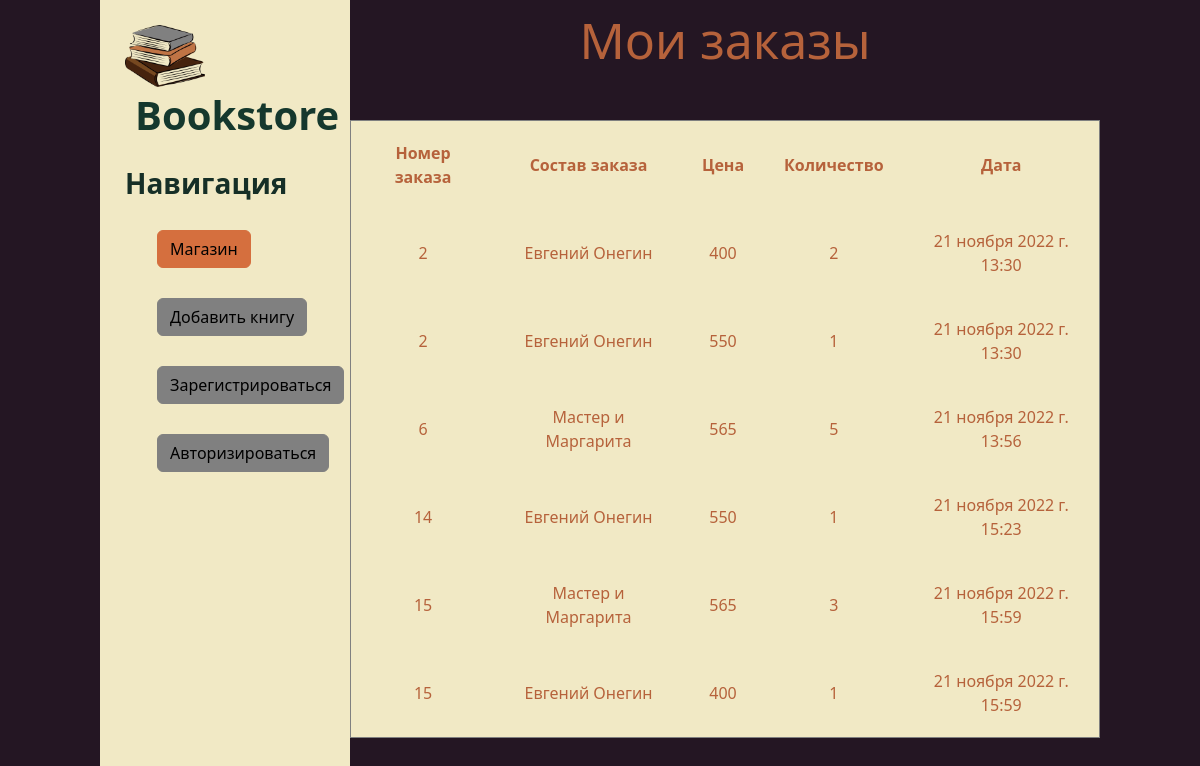
The page /orders on the database its author committed.
### store/models.py (models this page shows, shortened)
class OrderItem(models.Model):
    order = models.ForeignKey(Order, related_name='items', on_delete=models.CASCADE)
    product = models.ForeignKey(book, related_name='order_items', on_delete=models.CASCADE)
    price = models.DecimalField(max_digits=10, decimal_places=2)
    quantity = models.PositiveIntegerField(default=1)

class book(models.Model):
    title = models.CharField('Название', max_length=100)
    author = models.CharField('Автор', max_length=50)
    price = models.CharField('Цена', max_length=7)
    data = models.IntegerField('Год написания', max_length=4)

class Order(models.Model):
    first_name = models.CharField(max_length=50)
    last_name = models.CharField(max_length=50)
    email = models.EmailField()
    address = models.CharField(max_length=250)
    postal_code = models.CharField(max_length=20)
    city = models.CharField(max_length=100)
    created = models.DateTimeField(auto_now_add=True)
    updated = models.DateTimeField(auto_now=True)
    paid = models.BooleanField(default=False)
    class Meta:
        ordering = ('-created',)
        verbose_name = 'Заказ'
        verbose_name_plural = 'Заказы'

### store/views.py (the view)
# urls.py: path('orders', views.orders_check, name='orders_check'),
def orders_check(request):
    product = book.objects.all()
    order = Order.objects.all()
    orders = OrderItem.objects.all()
    return render(request, 'order/orders.html',
                  {'orders': orders,'order': order, ' product': product})

### store/context_processors.py (called while the page is built)
def cart(request):
    return {'cart': Cart(request)}

### store/templates/order/orders.html (shortened to what this page needs)
{% extends 'books/l.html' %}
{% block content %}
<div class="features">
        {% if order %}
    <h1>Мои заказы</h1>
    <table class="cart">
        <table border="1" bgcolor="#f1e9c5" cellspacing="20" cellpadding="20" align="center">
     <thead>
        <th>Номер заказа</th>
        <th>Состав заказа</th>
        <th> Цена </th>
        <th>Количество</th>
        <th>Дата</th>
    </thead>
    <tbody>
    {% for item in orders %}
    {% with product=item.product %}
    {% with order=item.order %}
          <tr>
            <td>{{ item.order_id }}</td>
              <td>{{ product.title }}</td>
              <td>{{ product.price }}</td>
              <td>{{ item.quantity }}</td>
              <td>{{ order.updated }}</td>
          </tr>
    {% endwith %}
    {% endwith %}
{% endfor %}
    </tbody>
        </table>
    </table>
</div>
{% else %}
    <h1>Вы ещё не делали заказов :(</h1><br>
    <p>Откройте каталог и выбирайте понравившиеся книги </p><br>
{%endif%}
{% endblock %}

### books/templates/books/l.html (shortened to what this page needs)
{% load static %}
<!DOCTYPE html>
<html lang="ru">
<head>
    <link rel="stylesheet" href="https://cdn.jsdelivr.net/npm/bootstrap@5.2.2/dist/css/bootstrap.min.css">
    <link rel="stylesheet" href="{% static 'books/css/books.css' %}">
    <link rel="stylesheet" href="https://use.fontawesome.com/releases/v5.8.2/css/all.css">
</head>
<body>
    <aside>
        <img src ="{% static 'books/img/computer-icons-book-clip-art-stack-of-bo_ad-2836-book-clip-png-2836_2189.png'%}" alt="Лого">
        <span class="logo">Bookstore</span>
        <h3>Навигация</h3>
        <ul>
            <a href="{% url 'store_home' %}"> <li><button class="btn btn-success">Магазин</button></li></a>
            <a href="{% url 'create' %}"> <li><button class="btn btn-info">Добавить книгу</button></li></a>
            <a href="{% url 'register' %}"> <li><button class="btn btn-info">Зарегистрироваться</button></li></a>
            <a href="{% url 'login' %}"> <li><button class="btn btn-info">Авторизироваться</button></li></a>
        </ul>
    </aside>
    <main>
        {% block content %}
        {% endblock %}
    </main>
</body>
</html>

### books/static/books/css/books.css (style rules this page uses)
body { background: #241623; }
aside { float: left; background: #F1E9C5; width: 25%; padding: 2.5%; height: 100vh; color: #15382D; }
aside img { width: 80px; float:left; }
aside .logo { font-size: 40px; margin-left: 10px; font-weight: bold; color: #15382D; position: relative; top:-2px; }
aside h3 { margin-top: 20px; font-size: 28px; font-weight: bold; color: #162F27; }
aside ul { list-style: none }
aside ul li { color: #15382D; display:block; margin-top: 20px; font-weight: 650; transition: transform .6s ease; }
main .features { float: left; color:#B6623B; margin-top: 100px; text-align:center; width:75%; }
main .features h1 { font-size: 50px;margin-top: -90px }
.btn-success, .btn-success:hover, .btn-success:active, .btn-success:visited { background-color: #D56F3E !important; border-color: #D56F3E; margin-top: 10px; color: #000; }
.btn-info, .btn-info:hover, .btn-info:active, .btn-info:visited { background-color: #808080 !important; border-color: #808080; margin-top: 10px; color: #000; }
.cart { background: #f1e9c5; margin-top:50px; margin-left:28%; font-weight: bold; }
body { width: 1000px;margin:auto; }

### rows shown on the page
OrderItem: order_id "2", product "Евгений Онегин", product.price "400", quantity "2", order.updated "21 ноября 2022 г. 13:30"
OrderItem: order_id "2", product "Евгений Онегин", product.price "550", quantity "1", order.updated "21 ноября 2022 г. 13:30"
OrderItem: order_id "6", product "Мастер и Маргарита", product.price "565", quantity "5", order.updated "21 ноября 2022 г. 13:56"
OrderItem: order_id "14", product "Евгений Онегин", product.price "550", quantity "1", order.updated "21 ноября 2022 г. 15:23"
OrderItem: order_id "15", product "Мастер и Маргарита", product.price "565", quantity "3", order.updated "21 ноября 2022 г. 15:59"
OrderItem: order_id "15", product "Евгений Онегин", product.price "400", quantity "1", order.updated "21 ноября 2022 г. 15:59"
